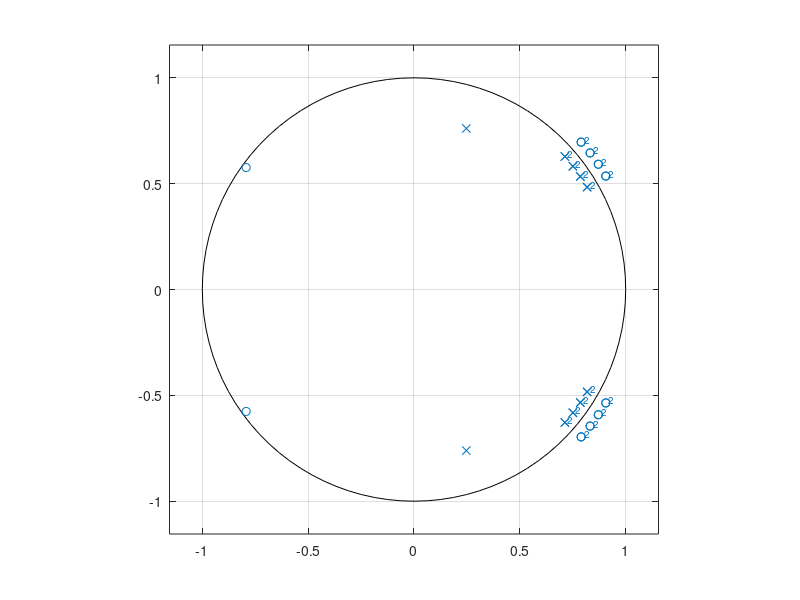

This chart was generated by the following MATLAB code: (Note: this script raises an error after producing the figure.)
clear, clc, close all

%addpath('C:\Users\Joe\Dropbox\research\codes\f')

k = 1:4;
ck = 0.95*exp(1j*(0.15*pi+0.02*pi*k));
z = [0.98*exp(1j*0.8*pi) 0.98*exp(-1j*0.8*pi) 1./ck 1./ck 1./conj(ck) 1./conj(ck)].';
p = [0.8*exp(1j*0.4*pi) 0.8*exp(-1j*0.4*pi) ck ck conj(ck) conj(ck)].';

zplane(z, p)

%m = matlab2tikz(gca, true);
% m.write('../figs/group_delay_example.tex')

b = conv([1 -0.98*exp(1j*0.8*pi)], [1, -0.98*exp(-1j*0.8*pi)]);
for k =1:length(ck)
%     b = conv(conv(b, [conj(ck(k)) -1]), [ck(k) -1]);
%     b = conv(conv(b, [conj(ck(k)) -1]), [ck(k) -1]);
    e = conv([abs(ck(k)).^2 -2*real(ck(k)) 1], [abs(ck(k)).^2 -2*real(ck(k)) 1]);
    b = conv(b, e);
end

a = conv([1 -0.8*exp(1j*0.4*pi)], [1, -0.8*exp(-1j*0.4*pi)]);
for k = 1:length(ck)
%     a = conv(conv(a, [1 -conj(ck(k))]), [1 -ck(k)]);
%     a = conv(conv(a, [1 -conj(ck(k))]), [1 -ck(k)]);
    a = conv(a, [1 -2*real(ck(k)) abs(ck(k))^2]);
    a = conv(a, [1 -2*real(ck(k)) abs(ck(k))^2]);
end


% [b, a] = zp2tf(z, p, prod(abs(ck).^2));
% b = b(end:-1:1);
% a = a(end:-1:1);
b = b/3;
[z2, p2] = tf2zpk(b, a)

figure
zplane(z2, p2)

figure
[H, w] = freqz(b, a, 100, 'whole');

H = fftshift(H);
w = linspace(-pi, pi, 100);

figure, plot(w/pi, abs(H))
figure, plot(w/pi, deg2rad(unwrap(angle(H))))

